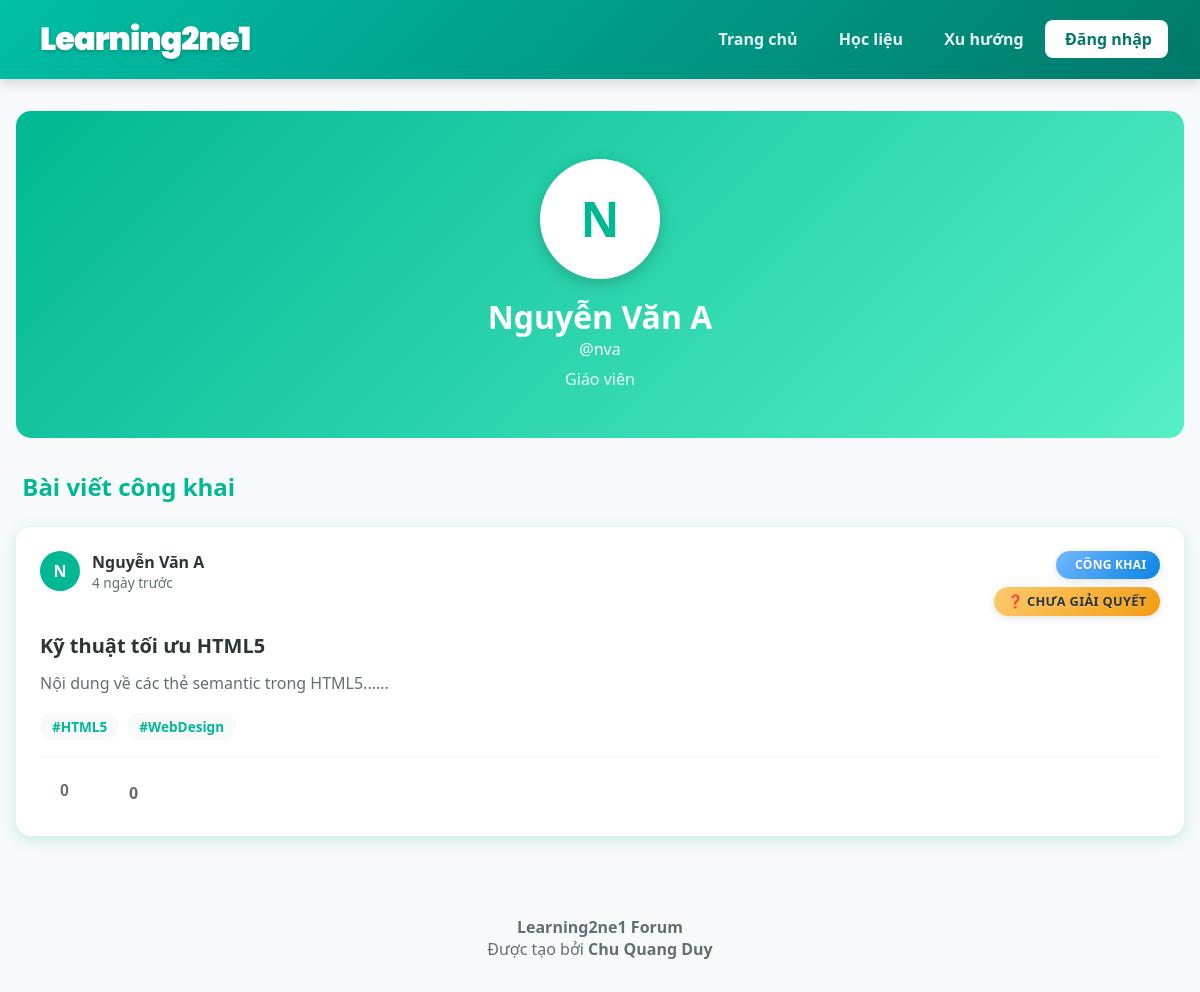
Screenshot of /pages/profile.php?username=nva with the database file from the repository.
### tables this page shows
CREATE TABLE `user` (
  `id_user` int(11) NOT NULL,
  `ho_ten` varchar(1000) NOT NULL,
  `username` varchar(100) NOT NULL,
  `password` varchar(100) NOT NULL,
  `account_level` int(11) NOT NULL DEFAULT '2'
);

CREATE TABLE `posts` (
  `id` int(11) NOT NULL,
  `user_id` int(11) NOT NULL,
  `title` varchar(255) NOT NULL,
  `content` text NOT NULL,
  `tags` varchar(255) DEFAULT NULL,
  `privacy` enum('public','private') DEFAULT 'public',
  `status` enum('solved','unsolved') DEFAULT 'unsolved',
  `created_at` timestamp NOT NULL DEFAULT CURRENT_TIMESTAMP,
  `views` int(11) DEFAULT '0'
);

### includes/functions.php (called while the page is built, shortened)
<?php
function h($string)
{
    return htmlspecialchars($string, ENT_QUOTES, 'UTF-8');
}
function isLoggedIn()
{
    return isset($_SESSION['user_id']);
}
function timeAgo($timestamp)
{
    $time = strtotime($timestamp);
    $diff = time() - $time;
    if ($diff < 604800) return floor($diff / 86400) . " ngày trước";
    return date('d/m/Y', $time);
}
function getLikeCount($pdo, $target_id, $target_type)
{
    $stmt = $pdo->prepare("
        SELECT COUNT(*) FROM likes
        WHERE target_id = ? AND target_type = ?
    ");
    $stmt->execute([$target_id, $target_type]);
    return $stmt->fetchColumn();
}

### pages/profile.php (the view, shortened to what this page needs)
<?php
require_once '../config.php';
require_once '../includes/functions.php';
$username = isset($_GET['username']) ? trim($_GET['username']) : '';
$stmt = $pdo->prepare("SELECT * FROM user WHERE username = ?");
$stmt->execute([$username]);
$profile_user = $stmt->fetch();
$stmt = $pdo->prepare("
    SELECT p.*,
           (SELECT COUNT(*) FROM comments WHERE post_id = p.id) as comment_count,
           (SELECT COUNT(*) FROM likes WHERE target_id = p.id AND target_type = 'post') as like_count
    FROM posts p
    WHERE p.user_id = ? AND p.privacy = 'public'
    ORDER BY p.created_at DESC
");
$stmt->execute([$profile_user['id_user']]);
$user_posts = $stmt->fetchAll();
$account_types = [
    0 => 'Quản trị viên',
    1 => 'Giáo viên',
    2 => 'Sinh viên'
];
$display_name = (isset($profile_user['ho_ten']) && trim($profile_user['ho_ten']) !== '') ? trim($profile_user['ho_ten']) : ($profile_user['username'] ?? 'User');
$avatar_initial = strtoupper(mb_substr($display_name, 0, 1));
?>
<!DOCTYPE html>
<html lang="en">
<head>
    <link rel="stylesheet" href="../assets/css/style.css">
    <link rel="stylesheet" href="../assets/css/profile.css">
    <link rel="stylesheet" href="../assets/css/index.css">
    <link href='https://cdn.boxicons.com/3.0.6/fonts/basic/boxicons.min.css' rel='stylesheet'>
</head>
<body>
    <?php include '../includes/navbar.php'; ?>
    <div class="container">
        <div class="profile-header">
            <div class="profile-avatar">
                <?= $avatar_initial ?>
            </div>
            <h1><?= h($display_name) ?></h1>
            <p>@<?= h($profile_user['username']) ?></p>
            <p style="margin-top: 0.5rem; opacity: 0.9;">
                <?= $account_types[$profile_user['account_level']] ?? 'Người dùng' ?>
            </p>
        </div>
        <div class="posts-section">
            <h2 style="color: var(--primary-mint); margin-bottom: 1.5rem;"><i class='bx  bx-file'></i> Bài viết công khai</h2>
            <?php if (empty($user_posts)) { ?>
                <div style="text-align: center; padding: 3rem; color: #636e72;">
                    <div style="font-size: 3rem;"><i class='bx  bx-inbox'></i></div>
                    <p>Người dùng chưa có bài viết công khai nào.</p>
                </div>
            <?php } else { ?>
                <div class="posts-grid">
                    <?php foreach ($user_posts as $post) {
                        $user_liked = isLoggedIn() ? hasLiked($pdo, $_SESSION['user_id'], $post['id'], 'post') : false;
                        $likes = getLikeCount($pdo, $post['id'], 'post');
                    ?>
                        <div class="post-card" id="post-<?= $post['id'] ?>">
                            <a href="post.php?id=<?= $post['id'] ?>&return_to=profile" style="text-decoration: none; color: inherit; display: block;">
                                <div class="post-header">
                                    <div class="post-author">
                                        <div class="author-avatar">
                                            <?= $avatar_initial ?>
                                        </div>
                                        <div class="author-info">
                                            <span class="author-name"><?= h($display_name) ?></span>
                                            <span class="post-time"><?= timeAgo($post['created_at']) ?></span>
                                        </div>
                                    </div>
                                    <div class="post-status-container">
                                        <?php if ($post['privacy'] === 'private') { ?>
                                            <span class="post-privacy privacy-private">
                                                <i class='bx bx-lock-alt'></i> Riêng tư
                                            </span>
                                        <?php } else { ?>
                                            <span class="post-privacy privacy-public">
                                                <i class='bx bx-globe'></i> Công khai
                                            </span>
                                        <?php } ?>
                                        <span class="post-status status-<?= $post['status'] ?>">
                                            <?= $post['status'] === 'solved' ? '✓ Đã giải quyết' : '❓ Chưa giải quyết' ?>
                                        </span>
                                    </div>
                                </div>
                                <h3 class="post-title"><?= h($post['title']) ?></h3>
                                <p class="post-excerpt"><?= h(mb_substr(strip_tags($post['content']), 0, 150)) ?>...</p>
                                <?php if (!empty($post['tags'])) { ?>
                                    <div class="post-tags">
                                        <?php foreach (explode(',', $post['tags']) as $tag) { ?>
                                            <span class="tag"><?= h(trim($tag)) ?></span>
                                        <?php } ?>
                                    </div>
                                <?php } ?>
                            </a>
                            <div class="post-footer">
                                <form method="POST" style="display: inline;">
                                    <button type="submit" class="btn-action btn-like <?= $user_liked ? 'liked' : '' ?>" <?= !isLoggedIn() ? 'disabled title="Đăng nhập để like"' : '' ?>>
                                        <i class='bx bx-like'></i> <span class="like-count"><?= $likes ?></span>
                                    </button>
                                </form>
                                <a href="post.php?id=<?= $post['id'] ?>#comments" class="btn-action btn-comment" style="text-decoration: none;">
                                    <i class='bx bx-message'></i> <?= $post['comment_count'] ?? 0 ?>
                                </a>
                            </div>
                        </div>
                    <?php } ?>
                </div>
            <?php } ?>
        </div>
    </div>
    <footer style="text-align: center; padding: 2rem; margin-top: 3rem; background: var(--bg-grey); border-radius: 15px;">
        <p style="color: #636e72; margin: 0;">
            <strong>Learning2ne1 Forum</strong><br>
            Được tạo bởi <strong>Chu Quang Duy</strong>
        </p>
    </footer>
</body>
</html>

### assets/css/style.css (style rules this page uses)
:root { --primary-mint: #00b894; --light-mint: #55efc4; --accent-yellow: #ffeaa7; --pop-yellow: #fdcb6e; --text-dark: #2d3436; --text-white: #ffffff; --bg-grey: #f7f9fa; --shadow: 0 4px 15px rgba(0, 184, 148, 0.2); }
* { box-sizing: border-box; margin: 0; padding: 0; }
html { scroll-behavior: smooth; }
body { font-family: 'Segoe UI', Tahoma, Geneva, Verdana, sans-serif; background-color: var(--bg-grey); color: var(--text-dark); }
a { transition: color 0.3s; }
button, .btn { cursor: pointer; transition: all 0.3s ease; }
.container { max-width: 1200px; margin: 2rem auto; padding: 0 1rem; }

### assets/css/profile.css (style rules this page uses)
.profile-header { background: linear-gradient(135deg, var(--primary-mint), var(--light-mint)); padding: 3rem 2rem; border-radius: 15px; color: white; margin-bottom: 2rem; text-align: center; }
.profile-avatar { width: 120px; height: 120px; background: white; color: var(--primary-mint); border-radius: 50%; display: flex; align-items: center; justify-content: center; font-size: 3rem; font-weight: bold; margin: 0 auto 1rem; box-shadow: 0 4px 15px rgba(0, 0, 0, 0.2); }
.posts-grid { display: grid; gap: 1.5rem; }
.post-card { background: white; padding: 1.5rem; border-radius: 15px; box-shadow: var(--shadow); transition: transform 0.3s; text-decoration: none; color: inherit; display: block; }
.post-header { display: flex; justify-content: space-between; align-items: start; margin-bottom: 1rem; }
.post-author { display: flex; align-items: center; gap: 0.75rem; }
.author-avatar { width: 40px; height: 40px; background: var(--primary-mint); border-radius: 50%; display: flex; align-items: center; justify-content: center; color: white; font-weight: bold; }
.author-info { display: flex; flex-direction: column; }
.author-name { font-weight: 600; color: var(--text-dark); }
.post-time { font-size: 0.85rem; color: #636e72; }
.post-status-container { display: flex; flex-direction: column; gap: 0.5rem; align-items: flex-end; }
.post-status { padding: 0.35rem 0.85rem; border-radius: 25px; font-size: 0.8rem; font-weight: 700; display: inline-flex; align-items: center; gap: 0.35rem; letter-spacing: 0.3px; box-shadow: 0 2px 8px rgba(0, 0, 0, 0.12); transition: all 0.3s ease; text-transform: uppercase; }
.status-unsolved { background: linear-gradient(135deg, #fdcb6e 0%, #f39c12 100%); color: #2d3436; text-shadow: 0 1px 1px rgba(255, 255, 255, 0.3); }
.post-privacy { padding: 0.35rem 0.85rem; border-radius: 25px; font-size: 0.75rem; font-weight: 700; display: inline-flex; align-items: center; gap: 0.35rem; letter-spacing: 0.3px; box-shadow: 0 2px 8px rgba(0, 0, 0, 0.12); transition: all 0.3s ease; text-transform: uppercase; }
.privacy-public { background: linear-gradient(135deg, #74b9ff 0%, #0984e3 100%); color: white; text-shadow: 0 1px 2px rgba(0, 0, 0, 0.1); }
.post-title { font-size: 1.25rem; font-weight: bold; color: var(--text-dark); margin-bottom: 0.75rem; }
.post-excerpt { color: #636e72; margin-bottom: 1rem; line-height: 1.6; }
.post-tags { display: flex; flex-wrap: wrap; gap: 0.5rem; margin-bottom: 1rem; }
.tag { background: var(--bg-grey); padding: 0.25rem 0.75rem; border-radius: 15px; font-size: 0.85rem; color: var(--primary-mint); font-weight: 600; }
.post-meta, .post-footer { display: flex; gap: 1.5rem; color: #636e72; font-size: 0.9rem; padding-top: 1rem; border-top: 2px solid var(--bg-grey); }
.btn-like, .btn-comment, .btn-action { background: none; border: none; cursor: pointer; display: flex; align-items: center; gap: 0.25rem; padding: 0.5rem 1rem; border-radius: 8px; transition: all 0.3s; font-weight: 600; color: #636e72; font-size: 1rem; }

### rows the page displays
user: ho_ten "N", ho_ten "Nguyễn Văn A", username "nva", account_level "Giáo viên"
posts: user.ho_ten "N", user.ho_ten "Nguyễn Văn A", created_at "4 ngày trước", privacy "CÔNG KHAI", status "❓ CHƯA GIẢI QUYẾT", title "Kỹ thuật tối ưu HTML5", content "Nội dung về các thẻ semantic trong HTML5...", tags "#HTML5", tags "#WebDesign", likes "0", comment_count "0"
